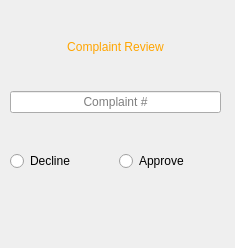
<?xml version="1.0" encoding="UTF-8"?>
<ui version="4.0">
 <class>MainWindow</class>
 <widget class="QMainWindow" name="MainWindow">
  <property name="geometry">
   <rect>
    <x>0</x>
    <y>0</y>
    <width>235</width>
    <height>248</height>
   </rect>
  </property>
  <property name="windowTitle">
   <string>MainWindow</string>
  </property>
  <widget class="QWidget" name="centralwidget">
   <widget class="QWidget" name="verticalLayoutWidget">
    <property name="geometry">
     <rect>
      <x>10</x>
      <y>40</y>
      <width>211</width>
      <height>131</height>
     </rect>
    </property>
    <layout class="QGridLayout" name="gridLayout">
     <item row="4" column="1">
      <widget class="QRadioButton" name="radioButton">
       <property name="text">
        <string>Approve</string>
       </property>
      </widget>
     </item>
     <item row="1" column="0" colspan="2">
      <spacer name="verticalSpacer">
       <property name="orientation">
        <enum>Qt::Vertical</enum>
       </property>
       <property name="sizeHint" stdset="0">
        <size>
         <width>20</width>
         <height>40</height>
        </size>
       </property>
      </spacer>
     </item>
     <item row="2" column="0" colspan="2">
      <widget class="QLineEdit" name="lineEdit">
       <property name="alignment">
        <set>Qt::AlignCenter</set>
       </property>
       <property name="placeholderText">
        <string>Complaint #</string>
       </property>
      </widget>
     </item>
     <item row="0" column="0" colspan="2">
      <widget class="QLabel" name="label">
       <property name="styleSheet">
        <string notr="true">color:orange;</string>
       </property>
       <property name="text">
        <string>Complaint Review</string>
       </property>
       <property name="alignment">
        <set>Qt::AlignCenter</set>
       </property>
      </widget>
     </item>
     <item row="4" column="0">
      <widget class="QRadioButton" name="radioButton_2">
       <property name="text">
        <string>Decline</string>
       </property>
      </widget>
     </item>
     <item row="3" column="0" colspan="2">
      <spacer name="verticalSpacer_2">
       <property name="orientation">
        <enum>Qt::Vertical</enum>
       </property>
       <property name="sizeHint" stdset="0">
        <size>
         <width>20</width>
         <height>40</height>
        </size>
       </property>
      </spacer>
     </item>
    </layout>
   </widget>
  </widget>
 </widget>
 <resources/>
 <connections/>
</ui>
